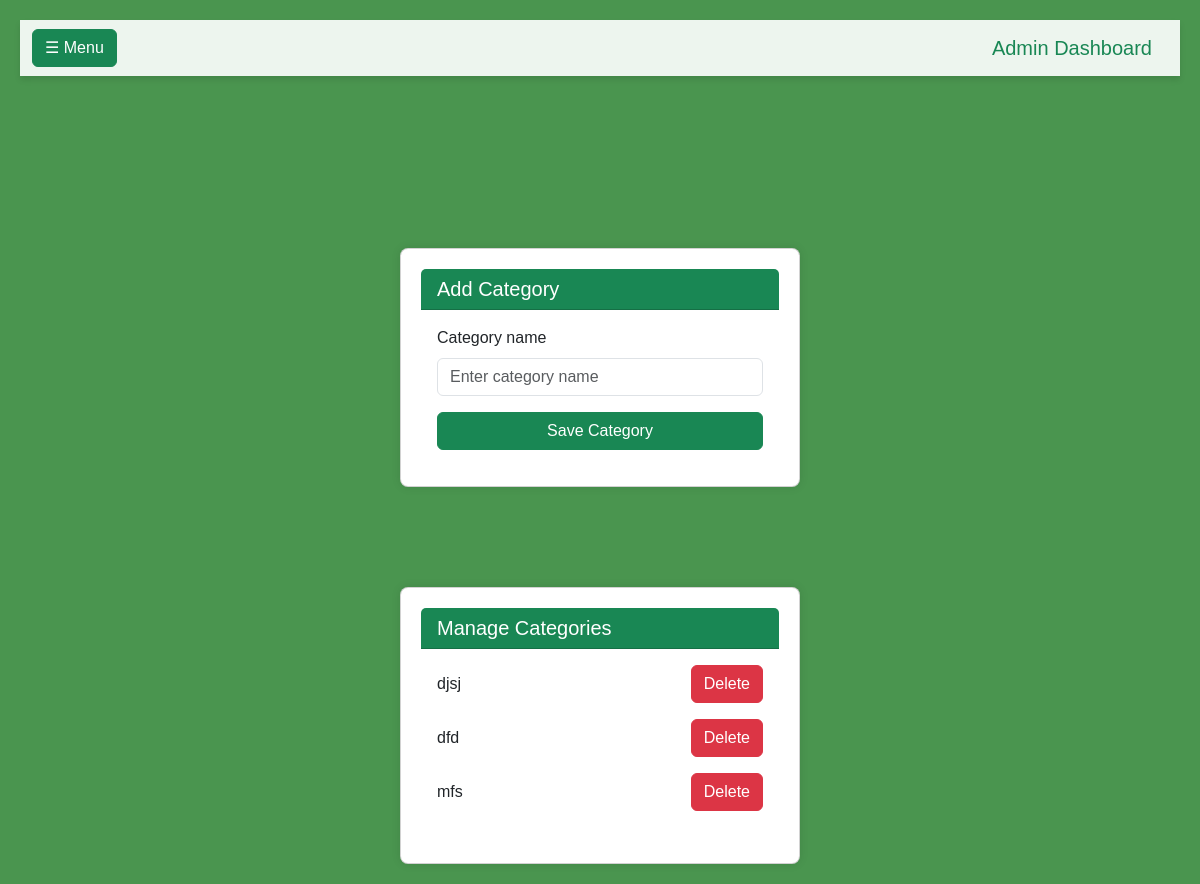
/addcat/ (signed in), run on the app's committed database.
### app/models.py (models this page shows)
class Category(models.Model):
     cat_name=models.TextField()

### app/views.py (the view, shortened to what this page needs)
# urls.py: path('addcat/',views.add_cat, name='addcat'),
def add_cat(req):
    if 'shop' in req.session:
        categories= Category.objects.all
        return render(req,'shop/addcategory.html',{'categories':categories})
    else:
        return render(log)

### templates/shop/addcategory.html (shortened to what this page needs)
<!DOCTYPE html>
<html lang="en">
<head>
    {% load static %}
    <link href="https://cdn.jsdelivr.net/npm/bootstrap@5.3.3/dist/css/bootstrap.min.css" rel="stylesheet">
</head>
<body>
    <nav class="navbar navbar-expand-lg navbar-light">
        <div class="container-fluid">
            <button class="btn btn-success me-2" type="button" data-bs-toggle="offcanvas" data-bs-target="#sidebar" aria-controls="sidebar">
                ☰ Menu
            </button>
            <a class="navbar-brand text-success" href="./">Admin Dashboard</a>
        </div>
    </nav>
    <div class="container mt-4">
        <div class="row mt-5 g-4">
            <div class="col-lg-6 mx-auto">
                <div class="card">
                    <div class="card-header text-white bg-success">
                        <h5 class="mb-0">Add Category</h5>
                    </div>
                    <div class="card-body">
                        <form action="" method="post" enctype="multipart/form-data">
                            <div class="mb-3">
                                <label for="categoryname" class="form-label">Category name</label>
                                <input type="text" class="form-control" id="category_name" name="category_name" placeholder="Enter category name" required>
                            </div>
                            <button type="submit" class="btn btn-success w-100">Save Category</button>
                        </form>
                    </div>
                </div>
                <div class="card">
                    <div class="card-header text-white bg-success">
                        <h5 class="mb-0">Manage Categories</h5>
                    </div>
                    <div class="card-body">
                        {% for c in categories %}
                        <div class="mb-3 d-flex justify-content-between align-items-center">
                            <p class="mb-0">{{ c.cat_name }}</p>
                            <form action="{% url 'delecat' c.id %}" method="post" enctype="multipart/form-data" style="margin: 0;">
                                <button type="submit" class="btn btn-danger">Delete</button>
                            </form>
                        </div>
                        {% endfor %}
                    </div>
                </div>
            </div>
        </div>
    </div>
</body>
</html>

### templates/shop/addcategory.html (style rules this page uses)
body { font-family: Arial, sans-serif; margin: 20px; background-color: #4a954f; }
.navbar { background-color: rgba(255, 255, 255, 0.9); box-shadow: 0 4px 6px rgba(0, 0, 0, 0.1); }
.card { width: 400px; margin: 0 auto; background: #fff; padding: 20px; border-radius: 8px; box-shadow: 0 0 10px rgba(0, 0, 0, 0.1); margin-top: 100px; }

### data on the page
Category: cat_name "djsj"
Category: cat_name "dfd"
Category: cat_name "mfs"
